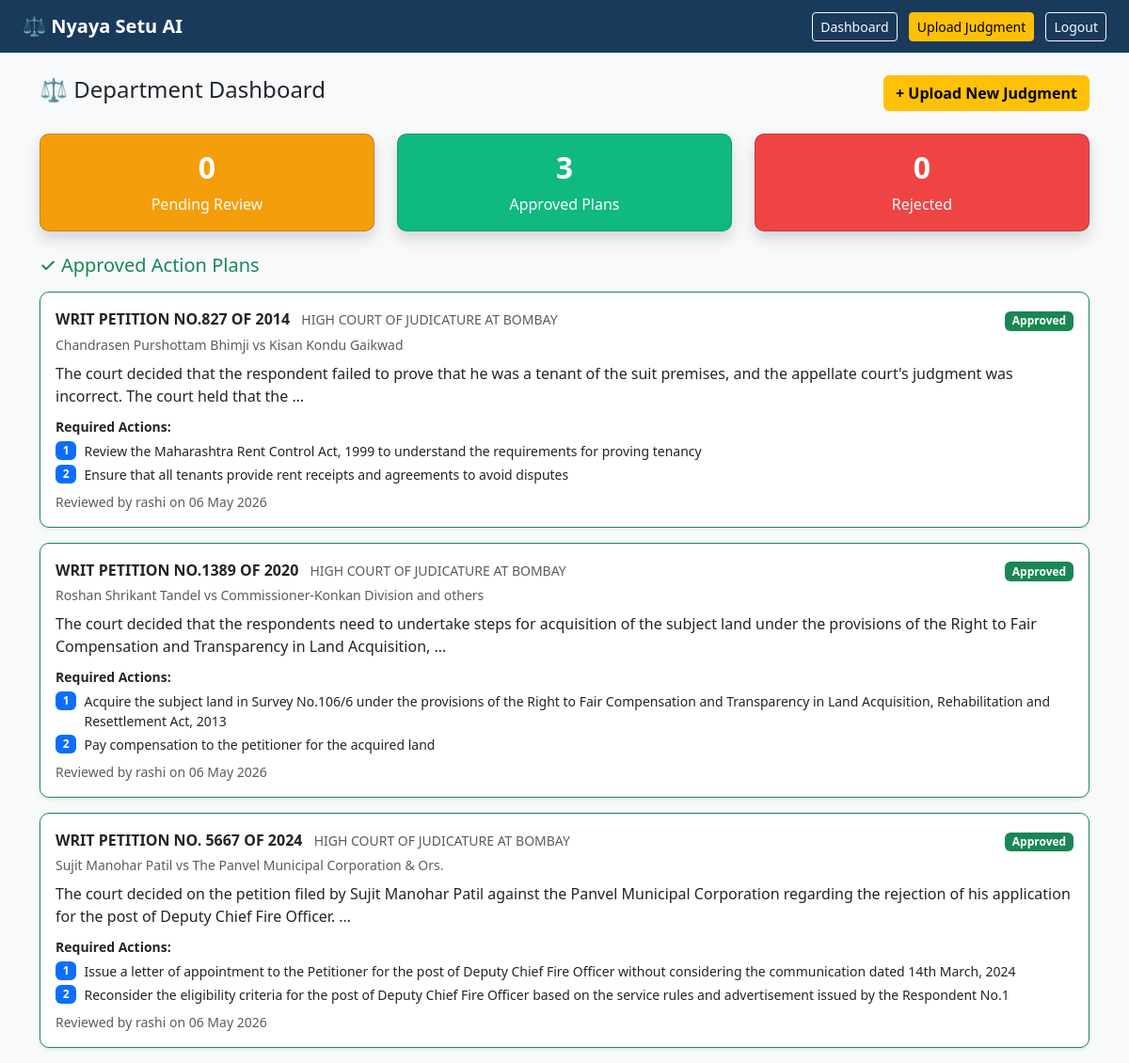
The app's page / (signed in) with its own data.
### core/models.py (models this page shows, shortened)
class Judgment(models.Model):
    STATUS_CHOICES = [
        ('pending', 'Pending Review'),
        ('approved', 'Approved'),
        ('rejected', 'Rejected'),
    ]
    uploaded_by = models.ForeignKey(User, on_delete=models.SET_NULL, null=True)
    case_number = models.CharField(max_length=200, blank=True)
    uploaded_pdf = models.FileField(upload_to='judgments/')
    raw_text = models.TextField(blank=True)
    status = models.CharField(max_length=20, choices=STATUS_CHOICES, default='pending')
    uploaded_at = models.DateTimeField(auto_now_add=True)

class ActionPlan(models.Model):
    judgment = models.OneToOneField(Judgment, on_delete=models.CASCADE, related_name='action_plan')
    case_number = models.CharField(max_length=200)
    court_name = models.CharField(max_length=300)
    judgment_date = models.CharField(max_length=50, blank=True)
    parties = models.CharField(max_length=500, blank=True)
    judgment_summary = models.TextField(blank=True)
    directives = models.JSONField(default=list)
    compliance_deadline = models.CharField(max_length=100, blank=True)
    appeal_recommended = models.BooleanField(default=False)
    appeal_reason = models.TextField(blank=True)
    generated_at = models.DateTimeField(auto_now_add=True)

class OfficerReview(models.Model):
    action_plan = models.OneToOneField(ActionPlan, on_delete=models.CASCADE, related_name='review')
    reviewed_by = models.ForeignKey(User, on_delete=models.SET_NULL, null=True)
    approved = models.BooleanField()
    notes = models.TextField(blank=True)
    reviewed_at = models.DateTimeField(auto_now_add=True)

### core/views.py (the view)
# urls.py: path('', views.dashboard, name='dashboard'),
@login_required
def dashboard(request):
    approved = Judgment.objects.filter(
        status='approved'
    ).select_related('action_plan').order_by('-uploaded_at')
    pending = Judgment.objects.filter(
        status='pending'
    ).select_related('action_plan').order_by('-uploaded_at')
    rejected = Judgment.objects.filter(
        status='rejected'
    ).select_related('action_plan').order_by('-uploaded_at')
    return render(request, 'core/dashboard.html', {
        'approved': approved,
        'pending': pending,
        'rejected': rejected
    })

### core/templates/core/dashboard.html (shortened to what this page needs)
{% extends 'core/base.html' %}
{% block content %}
<div class="d-flex justify-content-between align-items-center mb-4">
    <h4>⚖️ Department Dashboard</h4>
    <a href="{% url 'upload' %}" class="btn btn-warning fw-bold">+ Upload New Judgment</a>
</div>
<div class="row mb-4">
    <div class="col-md-4">
        <div class="card text-white shadow" style="background:#f59e0b;">
            <div class="card-body text-center py-3">
                <h2 class="fw-bold">{{ pending.count }}</h2>
                <p class="mb-0">Pending Review</p>
            </div>
        </div>
    </div>
    <div class="col-md-4">
        <div class="card text-white shadow" style="background:#10b981;">
            <div class="card-body text-center py-3">
                <h2 class="fw-bold">{{ approved.count }}</h2>
                <p class="mb-0">Approved Plans</p>
            </div>
        </div>
    </div>
    <div class="col-md-4">
        <div class="card text-white shadow" style="background:#ef4444;">
            <div class="card-body text-center py-3">
                <h2 class="fw-bold">{{ rejected.count }}</h2>
                <p class="mb-0">Rejected</p>
            </div>
        </div>
    </div>
</div>
{% if approved %}
<h5 class="text-success mt-4 mb-3">✓ Approved Action Plans</h5>
{% for judgment in approved %}
<div class="card mb-3 border-success shadow-sm">
    <div class="card-body">
        <div class="d-flex justify-content-between align-items-start">
            <div>
                <strong>{{ judgment.action_plan.case_number }}</strong>
                <span class="text-muted ms-2 small">{{ judgment.action_plan.court_name }}</span>
            </div>
            <div>
                <span class="badge bg-success">Approved</span>
            </div>
        </div>
        <p class="text-muted small mt-1 mb-2">{{ judgment.action_plan.parties }}</p>
        <p class="mb-2">{{ judgment.action_plan.judgment_summary|truncatewords:30 }}</p>
        {% if judgment.action_plan.directives %}
        <div class="mb-2">
            <strong class="small">Required Actions:</strong>
            {% for directive in judgment.action_plan.directives %}
            <div class="d-flex align-items-start mt-1">
                <span class="badge bg-primary me-2">{{ forloop.counter }}</span>
                <span class="small">{{ directive }}</span>
            </div>
            {% endfor %}
        </div>
        {% endif %}
        <div class="mt-2 small text-muted">
            Reviewed by {{ judgment.action_plan.review.reviewed_by }} on
            {{ judgment.action_plan.review.reviewed_at|date:"d M Y" }}
        </div>
    </div>
</div>
{% endfor %}
{% endif %}
{% endblock %}

### core/templates/core/base.html (shortened to what this page needs)
<!DOCTYPE html>
<html lang="en">
<head>
    <link href="https://cdn.jsdelivr.net/npm/bootstrap@5.3.0/dist/css/bootstrap.min.css" rel="stylesheet">
</head>
<body>
    {% if user.is_authenticated %}
    <nav class="navbar navbar-dark px-4 py-2">
        <span class="navbar-brand fw-bold fs-5">⚖️ Nyaya Setu AI</span>
        <div>
            <a href="{% url 'dashboard' %}" class="btn btn-outline-light btn-sm me-2">Dashboard</a>
            <a href="{% url 'upload' %}" class="btn btn-warning btn-sm me-2">Upload Judgment</a>
            <a href="{% url 'logout' %}" class="btn btn-outline-light btn-sm">Logout</a>
        </div>
    </nav>
    {% endif %}
    <div class="container mt-4">
        {% block content %}{% endblock %}
    </div>
</body>
</html>

### core/templates/core/base.html (style rules this page uses)
body { background: #f8f9fa; }
.navbar { background: #1a3a5c !important; }
.card { border-radius: 10px; }

### records on screen
Judgment: action_plan.case_number "WRIT PETITION NO.827 OF 2014", action_plan.court_name "HIGH COURT OF JUDICATURE AT BOMBAY", action_plan.parties "Chandrasen Purshottam Bhimji vs Kisan Kondu Gaikwad", action_plan.judgment_summary "The court decided that the respondent failed to prove that he was a tenant of the suit premises, and the appellate court's judgment was incorrect. The court held that the …", directives "Review the Maharashtra Rent Control Act, 1999 to understand the requirements for proving tenancy" "Ensure that all tenants provide rent receipts and agreements to avoid disputes", action_plan.review.reviewed_by "rashi", action_plan.review.reviewed_at "06 May 2026"
Judgment: action_plan.case_number "WRIT PETITION NO.1389 OF 2020", action_plan.court_name "HIGH COURT OF JUDICATURE AT BOMBAY", action_plan.parties "Roshan Shrikant Tandel vs Commissioner-Konkan Division and others", action_plan.judgment_summary "The court decided that the respondents need to undertake steps for acquisition of the subject land under the provisions of the Right to Fair Compensation and Transparency in Land Acquisition, …", directives "Acquire the subject land in Survey No.106/6 under the provisions of the Right to Fair Compensation and Transparency in Land Acquisition, Rehabilitation and Resettlement Act, 2013" "Pay compensation to the petitioner for the acquired land", action_plan.review.reviewed_by "rashi", action_plan.review.reviewed_at "06 May 2026"
Judgment: action_plan.case_number "WRIT PETITION NO. 5667 OF 2024", action_plan.court_name "HIGH COURT OF JUDICATURE AT BOMBAY", action_plan.parties "Sujit Manohar Patil vs The Panvel Municipal Corporation & Ors.", action_plan.judgment_summary "The court decided on the petition filed by Sujit Manohar Patil against the Panvel Municipal Corporation regarding the rejection of his application for the post of Deputy Chief Fire Officer. …", directives "Issue a letter of appointment to the Petitioner for the post of Deputy Chief Fire Officer without considering the communication dated 14th March, 2024" "Reconsider the eligibility criteria for the post of Deputy Chief Fire Officer based on the service rules and advertisement issued by the Respondent No.1", action_plan.review.reviewed_by "rashi", action_plan.review.reviewed_at "06 May 2026"

### other values on screen
{{ pending.count }} "0"
{{ approved.count }} "3"
{{ rejected.count }} "0"
